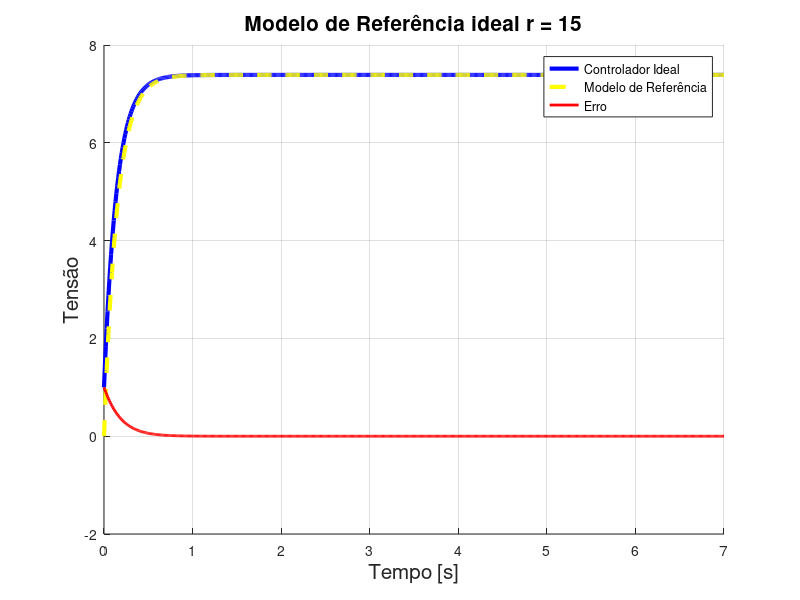
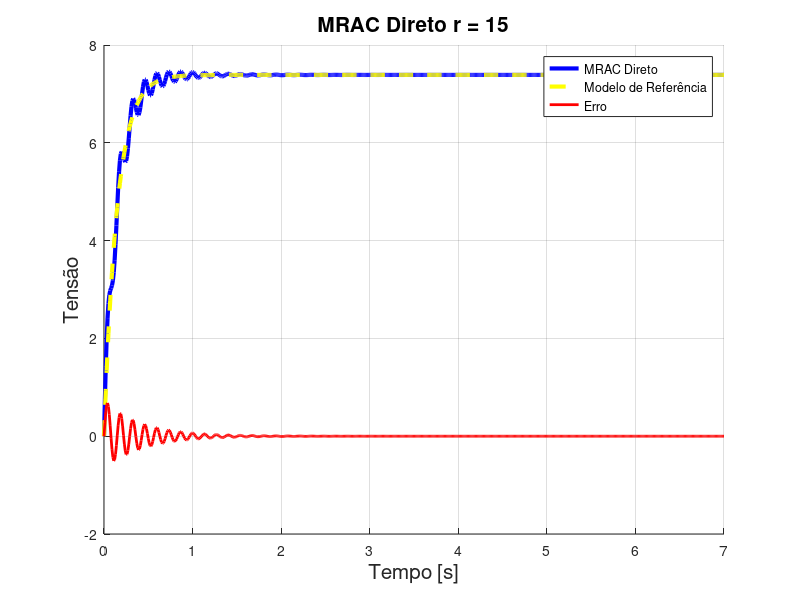
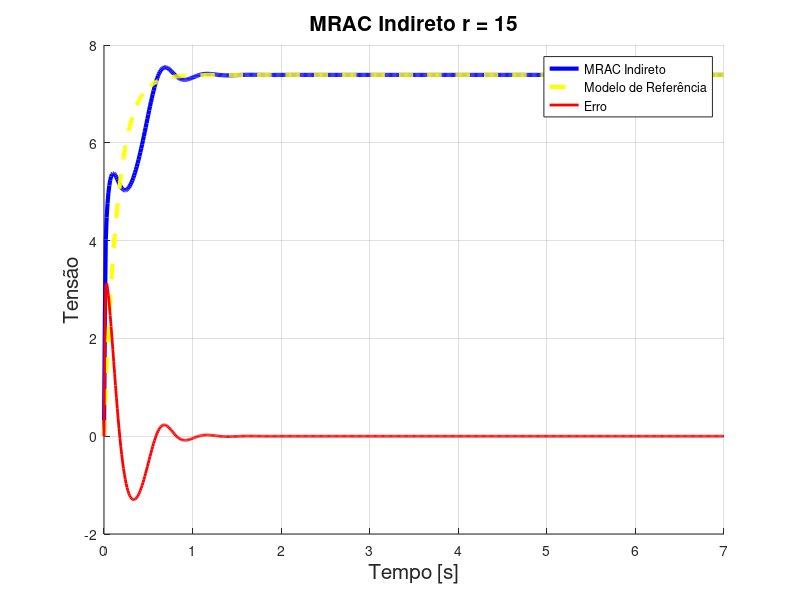
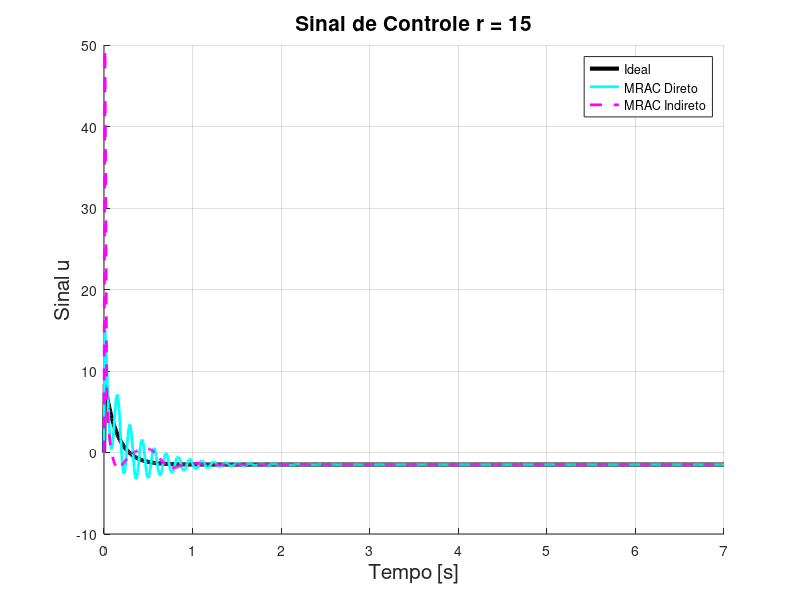

Write the MATLAB code that produced these figures, in order.
clc
clear 
close all

%% Parâmetros da Simulação
a = 1;
b = 5;
am = 6.7;
bm = 3.3;

k_star = (a + am) / b;
l_star = bm / b;

k0 = 1;
l0 = 1;

dt = 0.01;
t = 0:dt:7;
r = 15 * ones(1, length(t)); % Entrada constante r=15

%% Modelo de Referência
s = tf('s');
G = bm / (s + am);
xm = lsim(G, r, t);

%% MRAC Direto
gamma1 = 1.5; % Ganhos de adaptação para entrada constante
gamma2 = 1.5;

% Valores de x para o controlador adaptativo
x0 = 1;
x = zeros(1,length(t));
x(1) = x0;

x_hat_direto = zeros(1,length(t));
x0_hat = 0;
x_hat_direto(1) = x0_hat;

% Vetores para progressão dos ganhos e do erro
k_direto = zeros(1,length(t));
k_direto(1) = k0;
l_direto = zeros(1,length(t));
l_direto(1) = l0;
e_direto = zeros(1,length(t));
e_direto(1) = x_hat_direto(1)-xm(1);

u_direto = zeros(1,length(t));

e = zeros(1,length(t));
e(1) = x(1)-xm(1);

u_ideal = zeros(1,length(t));

for i=2:length(t)
    % X com controlador adaptativo
    e_direto(i-1) = x_hat_direto(i-1) - xm(i-1);
    
    k_direto_dot = gamma1*e_direto(i-1)*x_hat_direto(i-1)*sign(b);
    k_direto(i) = k_direto_dot*dt + k_direto(i-1);
    
    l_direto_dot = -gamma2*e_direto(i-1)*r(i-1)*sign(b);
    l_direto(i) = l_direto_dot*dt + l_direto(i-1);
    
    u_hat_direto = -k_direto(i)*x_hat_direto(i-1) + l_direto(i)*r(i-1);
    u_direto(i) = u_hat_direto;
    
    x_hat_direto_dot = a*x_hat_direto(i-1) + b*u_hat_direto;
    x_hat_direto(i) = x_hat_direto_dot * dt + x_hat_direto(i-1);
    
    % X como controlador ideal
    e(i-1) = x(i-1) - xm(i-1);
    u = -k_star*x(i-1) + l_star*r(i-1);
    u_ideal(i) = u;
    x_dot = a*x(i-1) + b*u;
    x_i = x(i-1) + x_dot*dt;
    x(i) = x_i;
end

%% MRAC Indireto

% Valores iniciais de adaptação
a0 = 1;
b0 = 1;
b_limite=1;

gamma1 = 2;
gamma2 = 2;

% Valores de x para o controlador adaptativo
x_hat_indireto = zeros(1,length(t));
x0_hat = 0;
x_hat_indireto(1) = x0_hat;

% Vetores para progressão dos ganhos e do erro
k_indireto = zeros(1,length(t));
k_indireto(1) = k0;
l_indireto = zeros(1,length(t));
l_indireto(1) = l0;
e_indireto = zeros(1,length(t));
e_indireto(1) = x_hat_indireto(1)-xm(1);

a_indireto = zeros(1,length(t));
a_indireto(1) = a0;
b_indireto = zeros(1,length(t));
b_indireto(1) = b0;

u_indireto = zeros(1,length(t));

for i=2:length(t)
    % X com controlador adaptativo
    e_indireto(i-1) = x_hat_indireto(i-1) - xm(i-1);
    
    k_indireto_i = (am+a_indireto(i-1))/b_indireto(i-1);
    k_indireto(i) = k_indireto_i;
    
    l_indireto_i = (bm)/b_indireto(i-1);
    l_indireto(i) = l_indireto_i;
    
    u_hat_indireto = -k_indireto(i)*x_hat_indireto(i-1) + l_indireto(i)*r(i-1);
    u_indireto(i) = u_hat_indireto;
    
    a_indireto_dot = gamma1*e_indireto(i-1)*x_hat_indireto(i-1);
    a_indireto(i) = a_indireto_dot*dt + a_indireto(i-1);
    
    b_indireto_dot = gamma2*e_indireto(i-1)*u_hat_indireto;
    b_indireto(i) = b_indireto_dot*dt + b_indireto(i-1);
    
    if ~ ( (abs(b_indireto(i)) > abs(b_limite)) || ( (abs(b_indireto(i)) > abs(b_limite)) && (e_indireto(i-1)*u_hat_indireto*sgn(b) > 0) ) )
        if b_indireto(i) < 0
            b_indireto(i) = - abs(b_limite);
        else
            b_indireto(i) = abs(b_limite);
        end
    end
    
    x_hat_indireto_dot = a*x_hat_indireto(i-1) + b*u_hat_indireto;
    x_hat_indireto(i) = x_hat_indireto_dot * dt + x_hat_indireto(i-1);
end

%% Plots

% Plot do controlador ideal

figure(1)
hold on
grid on
plot(t, x, 'b', "LineWidth", 3)
plot(t, xm, 'y--', "LineWidth", 3)
plot(t, e, 'r', "LineWidth", 2)
legend("Controlador Ideal", "Modelo de Referência", "Erro")
xlabel("Tempo [s]", "Fontsize", 15)
ylabel("Tensão", "Fontsize", 15)
title("Modelo de Referência ideal r = 15", "Fontsize", 15)


% Plot do controlador direto

figure(2)
hold on
grid on
plot(t, x_hat_direto,'b', "LineWidth", 3)
plot(t, xm, 'y--', "LineWidth", 3)
plot(t, e_direto, 'r', "LineWidth", 2)
legend("MRAC Direto", "Modelo de Referência", "Erro")
xlabel("Tempo [s]", "Fontsize", 15)
ylabel("Tensão", "Fontsize", 15)
title("MRAC Direto r = 15", "Fontsize", 15)


% Plot do controlador indireto
figure(3)
hold on
grid on
plot(t, x_hat_indireto, 'b', "LineWidth", 3)
plot(t, xm, 'y--', "LineWidth", 3)
plot(t, e_indireto, 'r', "LineWidth", 2)
legend("MRAC Indireto", "Modelo de Referência", "Erro")
xlabel("Tempo [s]", "Fontsize", 15)
ylabel("Tensão", "Fontsize", 15)
title("MRAC Indireto r = 15", "Fontsize", 15)

% Sinal de controle
figure(4)
hold on
grid on
plot(t, u_ideal, 'k', "LineWidth", 3)
plot(t, u_direto, 'c', "LineWidth", 2)
plot(t, u_indireto, 'm--', "LineWidth", 2) 
legend("Ideal","MRAC Direto","MRAC Indireto")
xlabel("Tempo [s]", "Fontsize", 15)
ylabel("Sinal u", "Fontsize", 15)
title("Sinal de Controle r = 15", "Fontsize", 15)

k_star_vector = k_star*ones(1, length(t));
figure(5)
hold on
grid on
plot(t, k_star_vector, 'k', "LineWidth", 3)
plot(t, k_direto, 'c', "LineWidth", 2)
plot(t, k_indireto, 'm', "LineWidth", 2)
legend("Ideal","MRAC Direto","MRAC Indireto")
xlabel("Tempo [s]", "Fontsize", 15)
ylabel("Parametro", "Fontsize", 15)
title("Parâmetro de controle k r = 15", "Fontsize", 15)

l_star_vector = l_star*ones(1, length(t));
figure(6)
hold on
grid on
plot(t, l_star_vector, 'k', "LineWidth", 3)
plot(t, l_direto, 'c', "LineWidth", 2)
plot(t, l_indireto, 'm', "LineWidth", 2)
legend("Ideal","MRAC Direto","MRAC Indireto")
xlabel("Tempo [s]", "Fontsize", 15)
ylabel("Parametro", "Fontsize", 15)
title("Parâmetro de controle l r = 15", "Fontsize", 15)

